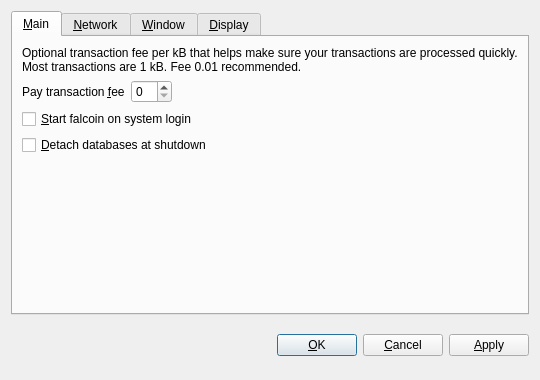
<?xml version="1.0" encoding="UTF-8"?>
<ui version="4.0">
 <class>OptionsDialog</class>
 <widget class="QDialog" name="OptionsDialog">
  <property name="geometry">
   <rect>
    <x>0</x>
    <y>0</y>
    <width>540</width>
    <height>380</height>
   </rect>
  </property>
  <property name="windowTitle">
   <string>Options</string>
  </property>
  <property name="modal">
   <bool>true</bool>
  </property>
  <layout class="QVBoxLayout" name="verticalLayout">
   <item>
    <widget class="QTabWidget" name="tabWidget">
     <property name="tabPosition">
      <enum>QTabWidget::North</enum>
     </property>
     <property name="currentIndex">
      <number>0</number>
     </property>
     <widget class="QWidget" name="tabMain">
      <attribute name="title">
       <string>&amp;Main</string>
      </attribute>
      <layout class="QVBoxLayout" name="verticalLayout_Main">
       <item>
        <widget class="QLabel" name="transactionFeeInfoLabel">
         <property name="text">
          <string>Optional transaction fee per kB that helps make sure your transactions are processed quickly. Most transactions are 1 kB. Fee 0.01 recommended.</string>
         </property>
         <property name="textFormat">
          <enum>Qt::PlainText</enum>
         </property>
         <property name="wordWrap">
          <bool>true</bool>
         </property>
        </widget>
       </item>
       <item>
        <layout class="QHBoxLayout" name="horizontalLayout_Main">
         <item>
          <widget class="QLabel" name="transactionFeeLabel">
           <property name="text">
            <string>Pay transaction &amp;fee</string>
           </property>
           <property name="textFormat">
            <enum>Qt::PlainText</enum>
           </property>
           <property name="buddy">
            <cstring>transactionFee</cstring>
           </property>
          </widget>
         </item>
         <item>
          <widget class="BitcoinAmountField" name="transactionFee"/>
         </item>
         <item>
          <spacer name="horizontalSpacer_Main">
           <property name="orientation">
            <enum>Qt::Horizontal</enum>
           </property>
           <property name="sizeHint" stdset="0">
            <size>
             <width>40</width>
             <height>20</height>
            </size>
           </property>
          </spacer>
         </item>
        </layout>
       </item>
       <item>
        <widget class="QCheckBox" name="bitcoinAtStartup">
         <property name="toolTip">
          <string>Automatically start falcoin after logging in to the system.</string>
         </property>
         <property name="text">
          <string>&amp;Start falcoin on system login</string>
         </property>
        </widget>
       </item>
       <item>
        <widget class="QCheckBox" name="detachDatabases">
         <property name="toolTip">
          <string>Detach block and address databases at shutdown. This means they can be moved to another data directory, but it slows down shutdown. The wallet is always detached.</string>
         </property>
         <property name="text">
          <string>&amp;Detach databases at shutdown</string>
         </property>
        </widget>
       </item>
       <item>
        <spacer name="verticalSpacer_Main">
         <property name="orientation">
          <enum>Qt::Vertical</enum>
         </property>
         <property name="sizeHint" stdset="0">
          <size>
           <width>20</width>
           <height>40</height>
          </size>
         </property>
        </spacer>
       </item>
      </layout>
     </widget>
     <widget class="QWidget" name="tabNetwork">
      <attribute name="title">
       <string>&amp;Network</string>
      </attribute>
      <layout class="QVBoxLayout" name="verticalLayout_Network">
       <item>
        <widget class="QCheckBox" name="mapPortUpnp">
         <property name="toolTip">
          <string>Automatically open the falcoin client port on the router. This only works when your router supports UPnP and it is enabled.</string>
         </property>
         <property name="text">
          <string>Map port using &amp;UPnP</string>
         </property>
        </widget>
       </item>
       <item>
        <widget class="QCheckBox" name="connectSocks">
         <property name="toolTip">
          <string>Connect to the falcoin network through a SOCKS proxy (e.g. when connecting through Tor).</string>
         </property>
         <property name="text">
          <string>&amp;Connect through SOCKS proxy:</string>
         </property>
        </widget>
       </item>
       <item>
        <layout class="QHBoxLayout" name="horizontalLayout_Network">
         <item>
          <widget class="QLabel" name="proxyIpLabel">
           <property name="text">
            <string>Proxy &amp;IP:</string>
           </property>
           <property name="textFormat">
            <enum>Qt::PlainText</enum>
           </property>
           <property name="buddy">
            <cstring>proxyIp</cstring>
           </property>
          </widget>
         </item>
         <item>
          <widget class="QValidatedLineEdit" name="proxyIp">
           <property name="maximumSize">
            <size>
             <width>140</width>
             <height>16777215</height>
            </size>
           </property>
           <property name="toolTip">
            <string>IP address of the proxy (e.g. 127.0.0.1)</string>
           </property>
          </widget>
         </item>
         <item>
          <widget class="QLabel" name="proxyPortLabel">
           <property name="text">
            <string>&amp;Port:</string>
           </property>
           <property name="textFormat">
            <enum>Qt::PlainText</enum>
           </property>
           <property name="buddy">
            <cstring>proxyPort</cstring>
           </property>
          </widget>
         </item>
         <item>
          <widget class="QLineEdit" name="proxyPort">
           <property name="maximumSize">
            <size>
             <width>55</width>
             <height>16777215</height>
            </size>
           </property>
           <property name="toolTip">
            <string>Port of the proxy (e.g. 9050)</string>
           </property>
          </widget>
         </item>
         <item>
          <widget class="QLabel" name="socksVersionLabel">
           <property name="text">
            <string>SOCKS &amp;Version:</string>
           </property>
           <property name="textFormat">
            <enum>Qt::PlainText</enum>
           </property>
           <property name="buddy">
            <cstring>socksVersion</cstring>
           </property>
          </widget>
         </item>
         <item>
          <widget class="QValueComboBox" name="socksVersion">
           <property name="toolTip">
            <string>SOCKS version of the proxy (e.g. 5)</string>
           </property>
          </widget>
         </item>
         <item>
          <spacer name="horizontalSpacer_Network">
           <property name="orientation">
            <enum>Qt::Horizontal</enum>
           </property>
           <property name="sizeHint" stdset="0">
            <size>
             <width>40</width>
             <height>20</height>
            </size>
           </property>
          </spacer>
         </item>
        </layout>
       </item>
       <item>
        <spacer name="verticalSpacer_Network">
         <property name="orientation">
          <enum>Qt::Vertical</enum>
         </property>
         <property name="sizeHint" stdset="0">
          <size>
           <width>20</width>
           <height>40</height>
          </size>
         </property>
        </spacer>
       </item>
      </layout>
     </widget>
     <widget class="QWidget" name="tabWindow">
      <attribute name="title">
       <string>&amp;Window</string>
      </attribute>
      <layout class="QVBoxLayout" name="verticalLayout_Window">
       <item>
        <widget class="QCheckBox" name="minimizeToTray">
         <property name="toolTip">
          <string>Show only a tray icon after minimizing the window.</string>
         </property>
         <property name="text">
          <string>&amp;Minimize to the tray instead of the taskbar</string>
         </property>
        </widget>
       </item>
       <item>
        <widget class="QCheckBox" name="minimizeOnClose">
         <property name="toolTip">
          <string>Minimize instead of exit the application when the window is closed. When this option is enabled, the application will be closed only after selecting Quit in the menu.</string>
         </property>
         <property name="text">
          <string>M&amp;inimize on close</string>
         </property>
        </widget>
       </item>
       <item>
        <spacer name="verticalSpacer_Window">
         <property name="orientation">
          <enum>Qt::Vertical</enum>
         </property>
         <property name="sizeHint" stdset="0">
          <size>
           <width>20</width>
           <height>40</height>
          </size>
         </property>
        </spacer>
       </item>
      </layout>
     </widget>
     <widget class="QWidget" name="tabDisplay">
      <attribute name="title">
       <string>&amp;Display</string>
      </attribute>
      <layout class="QVBoxLayout" name="verticalLayout_Display">
       <item>
        <layout class="QHBoxLayout" name="horizontalLayout_1_Display">
         <item>
          <widget class="QLabel" name="langLabel">
           <property name="text">
            <string>User Interface &amp;language:</string>
           </property>
           <property name="textFormat">
            <enum>Qt::PlainText</enum>
           </property>
           <property name="buddy">
            <cstring>lang</cstring>
           </property>
          </widget>
         </item>
         <item>
          <widget class="QValueComboBox" name="lang">
           <property name="toolTip">
            <string>The user interface language can be set here. This setting will take effect after restarting falcoin.</string>
           </property>
          </widget>
         </item>
        </layout>
       </item>
       <item>
        <layout class="QHBoxLayout" name="horizontalLayout_2_Display">
         <item>
          <widget class="QLabel" name="unitLabel">
           <property name="text">
            <string>&amp;Unit to show amounts in:</string>
           </property>
           <property name="textFormat">
            <enum>Qt::PlainText</enum>
           </property>
           <property name="buddy">
            <cstring>unit</cstring>
           </property>
          </widget>
         </item>
         <item>
          <widget class="QValueComboBox" name="unit">
           <property name="toolTip">
            <string>Choose the default subdivision unit to show in the interface and when sending coins.</string>
           </property>
          </widget>
         </item>
        </layout>
       </item>
       <item>
        <widget class="QCheckBox" name="displayAddresses">
         <property name="toolTip">
          <string>Whether to show falcoin addresses in the transaction list or not.</string>
         </property>
         <property name="text">
          <string>&amp;Display addresses in transaction list</string>
         </property>
        </widget>
       </item>
       <item>
        <widget class="QCheckBox" name="coinControlFeatures">
         <property name="toolTip">
          <string>Whether to show coin control features or not.</string>
         </property>
         <property name="text">
          <string>Display coin &amp;control features (experts only!)</string>
         </property>
        </widget>
       </item>
       <item>
        <spacer name="verticalSpacer_Display">
         <property name="orientation">
          <enum>Qt::Vertical</enum>
         </property>
         <property name="sizeHint" stdset="0">
          <size>
           <width>20</width>
           <height>40</height>
          </size>
         </property>
        </spacer>
       </item>
      </layout>
     </widget>
    </widget>
   </item>
   <item>
    <layout class="QHBoxLayout" name="horizontalLayout_Buttons">
     <item>
      <spacer name="horizontalSpacer_1">
       <property name="orientation">
        <enum>Qt::Horizontal</enum>
       </property>
       <property name="sizeHint" stdset="0">
        <size>
         <width>40</width>
         <height>48</height>
        </size>
       </property>
      </spacer>
     </item>
     <item>
      <widget class="QLabel" name="statusLabel">
       <property name="font">
        <font>
         <weight>75</weight>
         <bold>true</bold>
        </font>
       </property>
       <property name="text">
        <string/>
       </property>
       <property name="textFormat">
        <enum>Qt::PlainText</enum>
       </property>
       <property name="wordWrap">
        <bool>true</bool>
       </property>
      </widget>
     </item>
     <item>
      <spacer name="horizontalSpacer_2">
       <property name="orientation">
        <enum>Qt::Horizontal</enum>
       </property>
       <property name="sizeHint" stdset="0">
        <size>
         <width>40</width>
         <height>48</height>
        </size>
       </property>
      </spacer>
     </item>
     <item>
      <widget class="QPushButton" name="okButton">
       <property name="text">
        <string>&amp;OK</string>
       </property>
      </widget>
     </item>
     <item>
      <widget class="QPushButton" name="cancelButton">
       <property name="text">
        <string>&amp;Cancel</string>
       </property>
       <property name="autoDefault">
        <bool>false</bool>
       </property>
      </widget>
     </item>
     <item>
      <widget class="QPushButton" name="applyButton">
       <property name="text">
        <string>&amp;Apply</string>
       </property>
       <property name="autoDefault">
        <bool>false</bool>
       </property>
      </widget>
     </item>
    </layout>
   </item>
  </layout>
 </widget>
 <customwidgets>
  <customwidget>
   <class>BitcoinAmountField</class>
   <extends>QSpinBox</extends>
   <header>bitcoinamountfield.h</header>
  </customwidget>
  <customwidget>
   <class>QValueComboBox</class>
   <extends>QComboBox</extends>
   <header>qvaluecombobox.h</header>
  </customwidget>
  <customwidget>
   <class>QValidatedLineEdit</class>
   <extends>QLineEdit</extends>
   <header>qvalidatedlineedit.h</header>
  </customwidget>
 </customwidgets>
 <resources/>
 <connections/>
</ui>
